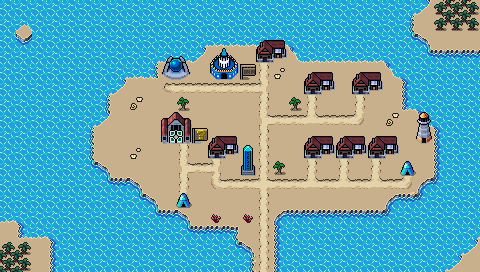

Tiled map render using the project's own tile images. Description and the map definition, with tile-layer contents summarised, below:
An orthogonal 30x17 tile map with 16x16 px tiles, 4 tile layers (Background, Ground, Foreground, AboveSprites), 2 tilesets and 13 objects.

<map version="1.10" tiledversion="1.10.1" orientation="orthogonal" renderorder="right-down" width="30" height="17" tilewidth="16" tileheight="16" infinite="0" nextlayerid="6" nextobjectid="58">
 <editorsettings>
  <export target="wastetown..tmx" format="tmx" />
 </editorsettings>
 <tileset firstgid="1" source="../../tileset/main.tsx" />
 <tileset firstgid="10113" source="../../tileset/buildings.tsx" />
 <layer id="1" name="Background" width="30" height="17">
  <data>[510 cells, 510 non-empty, 21 distinct tile ids]</data>
 </layer>
 <layer id="2" name="Ground" width="30" height="17">
  <data>[510 cells, 62 non-empty, 14 distinct tile ids]</data>
 </layer>
 <layer id="3" name="Foreground" width="30" height="17">
  <properties>
   <property name="spriteLayer" type="bool" value="true" />
  </properties>
  <data>[510 cells, 41 non-empty, 24 distinct tile ids]</data>
 </layer>
 <layer id="5" name="AboveSprites" width="30" height="17">
  <data>[510 cells, 22 non-empty, 10 distinct tile ids]</data>
 </layer>
 <objectgroup id="4" name="Objects">
  <object id="38" template="../../obj/entry_up.tx" x="256" y="271" />
  <object id="41" template="../../obj/shop.tx" x="304" y="98">
   <properties>
    <property name="commonShopList" value="Blue,Blue,Enchantment4Blue,Creature2Blue,Instant4Blue" />
    <property name="mythicShopList" value="Planeswalker,WUBRG,Vehicle,Artifact,Equip,Wand,Legend4Blue" />
    <property name="rareShopList" value="RWU,RGU,UWG,RUB,UWB,UGB,Land4Blue,Creature6Blue" />
    <property name="uncommonShopList" value="Azorius,Izzet,Simic,Dimir,Azorius,Izzet,Simic,Dimir,Land" />
   </properties>
  </object>
  <object id="42" template="../../obj/shop.tx" x="368" y="162">
   <properties>
    <property name="commonShopList" value="Blue,Blue,Enchantment4Blue,Creature2Blue,Instant4Blue" />
    <property name="mythicShopList" value="Planeswalker,WUBRG,Vehicle,Artifact,Equip,Wand,Legend4Blue" />
    <property name="rareShopList" value="RWU,RGU,UWG,RUB,UWB,UGB,Land4Blue,Creature6Blue" />
    <property name="uncommonShopList" value="Azorius,Izzet,Simic,Dimir,Azorius,Izzet,Simic,Dimir,Land" />
   </properties>
  </object>
  <object id="43" template="../../obj/shop.tx" x="353" y="98">
   <properties>
    <property name="commonShopList" value="Blue,Blue,Enchantment4Blue,Creature2Blue,Instant4Blue" />
    <property name="mythicShopList" value="Planeswalker,WUBRG,Vehicle,Artifact,Equip,Wand,Legend4Blue" />
    <property name="rareShopList" value="RWU,RGU,UWG,RUB,UWB,UGB,Land4Blue,Creature6Blue" />
    <property name="uncommonShopList" value="Azorius,Izzet,Simic,Dimir,Azorius,Izzet,Simic,Dimir,Land" />
   </properties>
  </object>
  <object id="44" template="../../obj/shop.tx" x="208" y="162">
   <properties>
    <property name="commonShopList" value="Blue,Blue,Enchantment4Blue,Creature2Blue,Instant4Blue" />
    <property name="mythicShopList" value="Planeswalker,WUBRG,Vehicle,Artifact,Equip,Wand,Legend4Blue" />
    <property name="rareShopList" value="RWU,RGU,UWG,RUB,UWB,UGB,Land4Blue,Creature6Blue" />
    <property name="uncommonShopList" value="Azorius,Izzet,Simic,Dimir,Azorius,Izzet,Simic,Dimir,Land" />
   </properties>
  </object>
  <object id="45" template="../../obj/shop.tx" x="304" y="162">
   <properties>
    <property name="commonShopList" value="Blue,Blue,Enchantment4Blue,Creature2Blue,Instant4Blue" />
    <property name="mythicShopList" value="Planeswalker,WUBRG,Vehicle,Artifact,Equip,Wand,Legend4Blue" />
    <property name="rareShopList" value="RWU,RGU,UWG,RUB,UWB,UGB,Land4Blue,Creature6Blue" />
    <property name="uncommonShopList" value="Azorius,Izzet,Simic,Dimir,Azorius,Izzet,Simic,Dimir,Land" />
   </properties>
  </object>
  <object id="46" template="../../obj/shop.tx" x="336" y="162">
   <properties>
    <property name="commonShopList" value="Blue,Blue,Enchantment4Blue,Creature2Blue,Instant4Blue" />
    <property name="mythicShopList" value="Planeswalker,WUBRG,Vehicle,Artifact,Equip,Wand,Legend4Blue" />
    <property name="rareShopList" value="RWU,RGU,UWG,RUB,UWB,UGB,Land4Blue,Creature6Blue" />
    <property name="uncommonShopList" value="Azorius,Izzet,Simic,Dimir,Azorius,Izzet,Simic,Dimir,Land" />
   </properties>
  </object>
  <object id="47" template="../../obj/inn.tx" x="215" y="82" />
  <object id="48" template="../../obj/shop.tx" x="173.75" y="209.75" width="20.75" height="18.75">
   <properties>
    <property name="commonShopList" value="Island" />
    <property name="noRestock" type="bool" value="true" />
   </properties>
  </object>
  <object id="52" template="../../obj/quest.tx" x="159" y="146" width="34" height="16">
   <properties>
    <property name="questtype" value="island_town_identity" />
   </properties>
  </object>
  <object id="53" template="../../obj/shardtrader.tx" x="398" y="178" />
  <object id="54" template="../../obj/shop.tx" x="256" y="66">
   <properties>
    <property name="commonShopList" value="BoosterPackShop,AlphaBoosterPackShop,BetaBoosterPackShop,GammaBoosterPackShop,DeltaBoosterPackShop,BlueBoosterPackShop,Blue,Blue,Enchantment4Blue,Creature2Blue,Instant4Blue" />
    <property name="mythicShopList" value="Planeswalker,WUBRG,Vehicle,Artifact,Equip,Wand,Legend4Blue" />
    <property name="rareShopList" value="RWU,RGU,UWG,RUB,UWB,UGB,Land4Blue,Creature6Blue" />
    <property name="uncommonShopList" value="Azorius,Izzet,Simic,Dimir,Azorius,Izzet,Simic,Dimir,Land" />
   </properties>
  </object>
  <object id="57" template="../../obj/RotatingShop.tx" x="168" y="82">
   <properties>
    <property name="rotation" value="Blue1,Blue2,Blue3,Blue4,Blue5,Blue6" />
    <property name="signXOffset" type="float" value="-16" />
    <property name="signYOffset" type="float" value="-16" />
   </properties>
  </object>
 </objectgroup>
</map>
